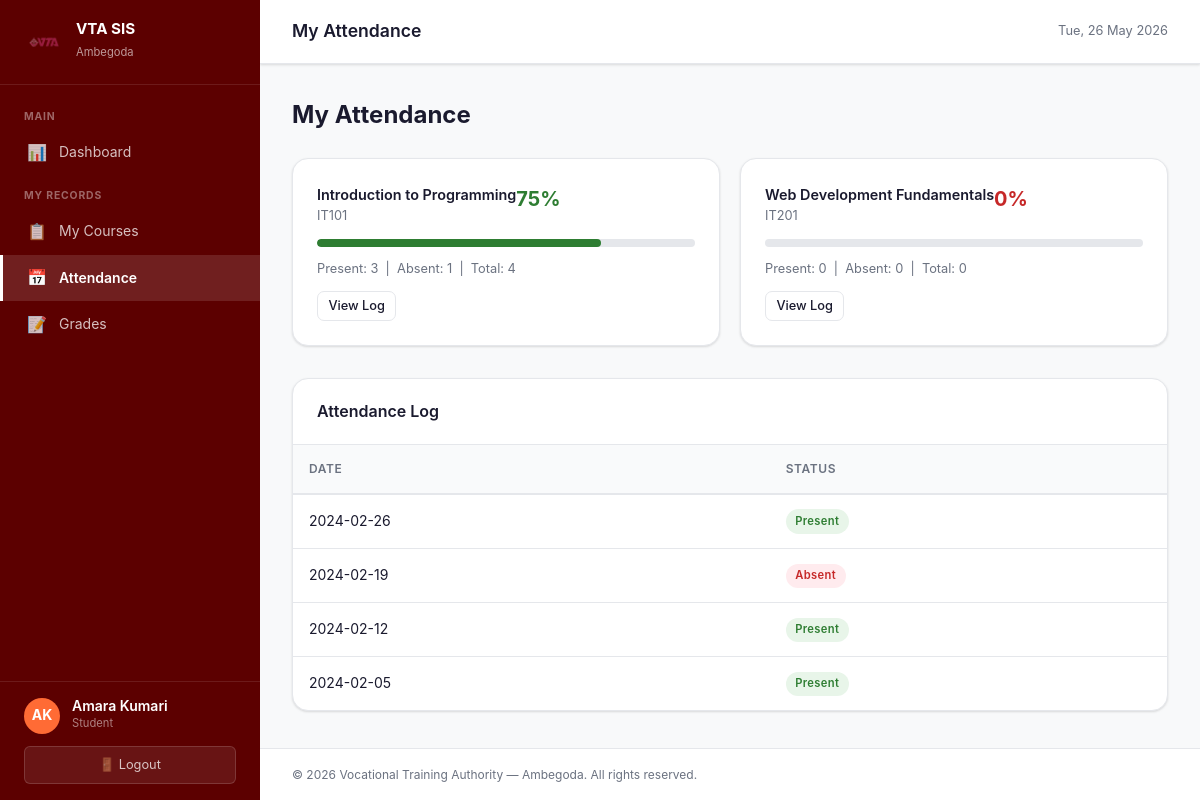
Page /modules/attendance/index.php?course=1 (signed in) on the committed database.
### tables this page shows
CREATE TABLE IF NOT EXISTS courses (
    id             INT AUTO_INCREMENT PRIMARY KEY,
    course_code    VARCHAR(50)  NOT NULL UNIQUE,
    name           VARCHAR(200) NOT NULL,
    description    TEXT,
    department_id  INT,
    credits        INT,
    duration_weeks INT,
    max_students   INT,
    status         ENUM('active','inactive') NOT NULL DEFAULT 'active',
    created_at     TIMESTAMP NOT NULL DEFAULT CURRENT_TIMESTAMP,
    FOREIGN KEY (department_id) REFERENCES departments(id) ON DELETE SET NULL,
    INDEX idx_course_code (course_code),
    INDEX idx_status (status)
);

CREATE TABLE IF NOT EXISTS attendance (
    id         INT AUTO_INCREMENT PRIMARY KEY,
    student_id INT         NOT NULL,
    course_id  INT         NOT NULL,
    date       DATE        NOT NULL,
    status     ENUM('present','absent','late','excused') NOT NULL DEFAULT 'present',
    marked_by  INT,
    created_at TIMESTAMP   NOT NULL DEFAULT CURRENT_TIMESTAMP,
    UNIQUE KEY uq_attendance (student_id, course_id, date),
    FOREIGN KEY (student_id) REFERENCES students(id) ON DELETE CASCADE,
    FOREIGN KEY (course_id)  REFERENCES courses(id)  ON DELETE CASCADE,
    FOREIGN KEY (marked_by)  REFERENCES users(id)    ON DELETE SET NULL,
    INDEX idx_date (date),
    INDEX idx_student_course (student_id, course_id)
);

### includes/functions.php (called while the page is built, shortened)
<?php
function h(mixed $val): string {
    return htmlspecialchars((string)$val, ENT_QUOTES, 'UTF-8');
}
function get(string $key, string $default = ''): string {
    return trim($_GET[$key] ?? $default);
}

### modules/attendance/index.php (the view, shortened to what this page needs)
<?php
require_once '../../config/db.php';
$role = $_SESSION['role'];
if ($role === 'student') {
    $stuStmt = $pdo->prepare('SELECT id FROM students WHERE user_id=?'); $stuStmt->execute([$_SESSION['user_id']]);
    $stuRow = $stuStmt->fetch(); $sid = $stuRow ? $stuRow['id'] : 0;
    $courses = $pdo->prepare('SELECT c.id, c.name, c.course_code,
        COUNT(a.id) AS total,
        SUM(CASE WHEN a.status="present" THEN 1 ELSE 0 END) AS present,
        SUM(CASE WHEN a.status="absent" THEN 1 ELSE 0 END) AS absent
        FROM enrollments e JOIN courses c ON c.id=e.course_id
        LEFT JOIN attendance a ON a.course_id=c.id AND a.student_id=?
        WHERE e.student_id=? AND e.status="enrolled" GROUP BY c.id ORDER BY c.name');
    $courses->execute([$sid,$sid]);
    $courses = $courses->fetchAll();
    $selectedCourse = (int)get('course');
    $log = [];
    if ($selectedCourse) {
        $lStmt = $pdo->prepare('SELECT * FROM attendance WHERE student_id=? AND course_id=? ORDER BY date DESC');
        $lStmt->execute([$sid,$selectedCourse]); $log = $lStmt->fetchAll();
    }
    require_once '../../includes/header.php';
?>
<div class="page-header"><h1>My Attendance</h1></div>
<div class="stats-grid">
<?php foreach ($courses as $c):
    $pct = $c['total'] > 0 ? round(($c['present']/$c['total'])*100) : 0;
    $color = $pct >= 75 ? 'green' : ($pct >= 50 ? 'orange' : 'red');
?>
  <div class="stat-card" style="flex-direction:column;gap:.75rem;">
    <div style="display:flex;justify-content:space-between;align-items:flex-start;">
      <div>
        <div style="font-weight:600;font-size:.9rem;"><?= h($c['name']) ?></div>
        <div class="text-muted" style="font-size:.8rem;"><?= h($c['course_code']) ?></div>
      </div>
      <span style="font-size:1.25rem;font-weight:700;color:var(--<?= $color==='green'?'success':($color==='orange'?'warning':'danger') ?>);"><?= $pct ?>%</span>
    </div>
    <div class="progress-bar"><div class="progress-fill <?= $color ?>" style="width:<?= $pct ?>%;"></div></div>
    <div style="font-size:.8rem;color:var(--text-muted);">
      Present: <?= $c['present'] ?> &nbsp;|&nbsp; Absent: <?= $c['absent'] ?> &nbsp;|&nbsp; Total: <?= $c['total'] ?>
    </div>
    <a href="?course=<?= $c['id'] ?>" class="btn btn-sm btn-secondary">View Log</a>
  </div>
<?php endforeach; ?>
</div>
<?php if ($selectedCourse && $log): ?>
<div class="card mt-2">
  <div class="card-header"><h2>Attendance Log</h2></div>
  <div class="table-wrapper">
    <table class="table">
      <thead><tr><th>Date</th><th>Status</th></tr></thead>
      <tbody>
      <?php foreach ($log as $l): ?>
        <tr>
          <td><?= h($l['date']) ?></td>
          <td>
            <span class="badge badge-<?= $l['status']==='present'?'success':($l['status']==='absent'?'danger':($l['status']==='late'?'warning':'info')) ?>">
              <?= h(ucfirst($l['status'])) ?>
            </span>
          </td>
        </tr>
      <?php endforeach; ?>
      </tbody>
    </table>
  </div>
</div>
<?php endif; ?>
<?php } ?>
<?php require_once '../../includes/footer.php'; ?>

### assets/css/style.css (style rules this page uses)
:root { --primary: #8B0000; --primary-light: #b71c1c; --primary-dark: #5c0000; --primary-bg: #fdf2f2; --accent: #ff6b35; --success: #2e7d32; --success-bg: #e8f5e9; --warning: #f57f17; --warning-bg: #fffde7; --danger: #c62828; --danger-bg: #ffebee; --info: #0277bd; --info-bg: #e1f5fe; --text: #1a1a2e; --text-muted: #6b7280; --border: #e5e7eb; --bg: #f8f9fa; --white: #ffffff; --sidebar-w: 260px; --navbar-h: 64px; --radius: 10px; --radius-lg: 16px; --shadow: 0 1px 3px rgba(0,0,0,.08), 0 1px 2px rgba(0,0,0,.06); --shadow-md: 0 4px 6px rgba(0,0,0,.07), 0 2px 4px rgba(0,0,0,.06); --shadow-lg: 0 10px 15px rgba(0,0,0,.1), 0 4px 6px rgba(0,0,0,.05); --transition: all .2s ease; }
*, *::before, *::after { box-sizing: border-box; margin: 0; padding: 0; }
html { font-size: 16px; scroll-behavior: smooth; }
body { font-family: -apple-system, BlinkMacSystemFont, 'Segoe UI', Roboto, sans-serif; background: var(--bg); color: var(--text); line-height: 1.6; min-height: 100vh; }
.page-header { display: flex; align-items: center; justify-content: space-between; margin-bottom: 1.5rem; }
.page-header h1 { font-size: 1.5rem; font-weight: 700; }
.stats-grid { display: grid; grid-template-columns: repeat(auto-fit, minmax(200px, 1fr)); gap: 1.25rem; margin-bottom: 2rem; }
.stat-card { background: var(--white); border-radius: var(--radius-lg); padding: 1.5rem; box-shadow: var(--shadow); border: 1px solid var(--border); display: flex; align-items: flex-start; gap: 1rem; transition: var(--transition); }
.card { background: var(--white); border-radius: var(--radius-lg); box-shadow: var(--shadow); border: 1px solid var(--border); overflow: hidden; }
.card-header { padding: 1.25rem 1.5rem; border-bottom: 1px solid var(--border); display: flex; align-items: center; justify-content: space-between; }
.card-header h2 { font-size: 1rem; font-weight: 600; }
.table-wrapper { overflow-x: auto; }
table.table { width: 100%; border-collapse: collapse; font-size: .875rem; }
table.table thead tr { background: #f9fafb; border-bottom: 2px solid var(--border); }
table.table th { padding: .875rem 1rem; text-align: left; font-weight: 600; font-size: .75rem; text-transform: uppercase; letter-spacing: .05em; color: var(--text-muted); }
table.table td { padding: .875rem 1rem; border-bottom: 1px solid var(--border); }
table.table tbody tr:last-child td { border-bottom: none; }
.badge { display: inline-flex; align-items: center; padding: .2rem .6rem; border-radius: 20px; font-size: .7rem; font-weight: 600; letter-spacing: .03em; }
.badge-success { background: var(--success-bg); color: var(--success); }
.badge-danger { background: var(--danger-bg); color: var(--danger); }
.btn { display: inline-flex; align-items: center; gap: .4rem; padding: .5rem 1rem; border-radius: 7px; font-size: .875rem; font-weight: 500; cursor: pointer; text-decoration: none; border: 1px solid transparent; transition: var(--transition); line-height: 1.4; white-space: nowrap; font-family: inherit; }
.btn-secondary { background: var(--white); color: var(--text); border-color: var(--border); }
.btn-sm { padding: .3rem .65rem; font-size: .8rem; }
.progress-bar { background: #e5e7eb; border-radius: 10px; height: 8px; overflow: hidden; width: 100%; }
.progress-fill { height: 100%; border-radius: 10px; }
.progress-fill.green { background: var(--success); }
.text-muted { color: var(--text-muted) !important; }
.mt-2 { margin-top: 1rem; }

### rows in the picture
courses: name "Introduction to Programming", course_code "IT101", pct "75", present "3", absent "1", total "4"
courses: name "Web Development Fundamentals", course_code "IT201", pct "0", present "0", absent "0", total "0"
attendance: date "2024-02-26", status "Present"
attendance: date "2024-02-19", status "Absent"
attendance: date "2024-02-12", status "Present"
attendance: date "2024-02-05", status "Present"

### other values in the picture
$initials ?: '?' "AK"
$uname "Amara Kumari"
$role "Student"
$pageTitle "My Attendance"
